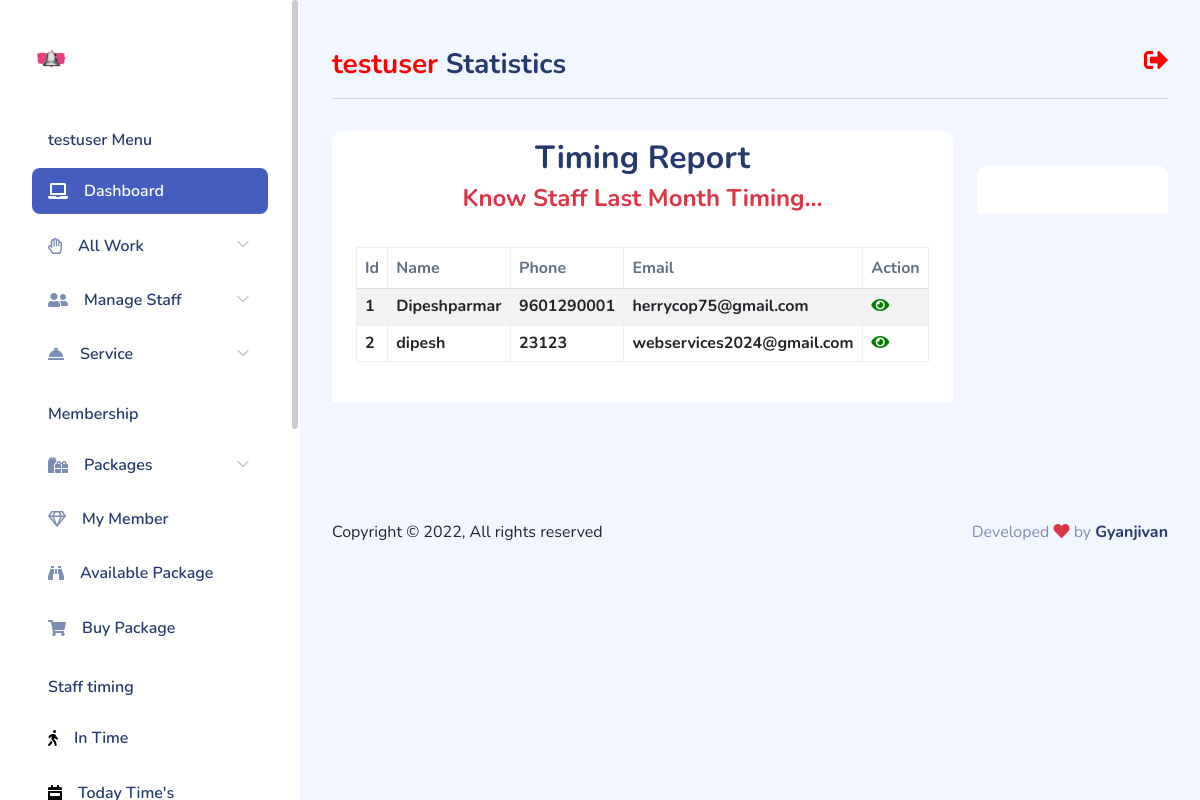
Screenshot of /client/timeing-report/ (signed in) with the database file from the repository.
### client/models.py (models this page shows, shortened)
class Staff(models.Model):
    user = models.ForeignKey(
        User, on_delete=models.CASCADE, null=True, blank=True)
    profile = models.ImageField(upload_to='staff/')
    name = models.CharField(max_length=100)
    phone = models.PositiveIntegerField()
    email = models.EmailField(max_length=100, null=True, blank=True)
    service = models.CharField(max_length=100, null=True, blank=True)
    fdate = models.DateTimeField(auto_now_add=True)

### client/views.py (the view)
# urls.py: path('timeing-report/', views.time_report, name='report'),
@user_passes_test(lambda u: u.is_authenticated, login_url='/')
def time_report(request):
    mo_time = Staff.objects.filter(user=request.user)
    context = {'data': mo_time}
    return render(request, 'client/time_report.html', context)

### client/templates/client/time_report.html (shortened to what this page needs)
{% extends "client/layout.html" %}
{% load static %}
{% block table %}
<div class="h2 text-center mt-2">Timing Report <br>
    <span class="h4 text-danger text-center">Know Staff Last Month Timing...</span>   </div>
<div class="card-header">
    <div class="table-responsive">
    <table class="table table-hover table-bordered table-striped">
        <thead>
          <tr>
            <th scope="col">Id</th>
            <th scope="col">Name</th>
            <th scope="col">Phone</th>
            <th scope="col">Email</th>
            <th scope="col">Action</th>
        </tr>
        </thead>
        <tbody>
            {% if data %}
                {% for dt in data %}
                    <tr class="text-dark h6">
                    <th scope="row">{{forloop.counter}}</th>
                    <td>{{dt.name}}</td>
                    <td>{{dt.phone}}</td>
                    <td>{{dt.email}}</td>
                    <td><a href="{% url 'get_rec' dt.name %}"><i class="fas fa-eye" style="color:green;"></i></a></td>
                    </tr>
                {% endfor %}
            {% else %}
            <center>
                <img src="{% static 'client/img/product-list.png' %}" class="img-fluid" alt="data not found" srcset="">
            </center>
            {% endif %}
        </tbody>
      </table>
    </div>
</div>
{% endblock table %}
{% block cardfeatur %}
<div class="card-header">
</div>
{% endblock cardfeatur %}

### client/templates/client/layout.html (shortened to what this page needs)
{% load static %}
<!DOCTYPE html>
<html lang="en">
<head>
    <link rel="stylesheet" href="https://use.fontawesome.com/releases/v5.11.2/css/all.css">
    <link rel="stylesheet" href="{% static 'client/css/bootstrap.css' %}">
    <link rel="stylesheet" href="{% static 'client/css/bold.css' %}">
    <link rel="stylesheet" href="{% static 'client/css/perfect-scrollbar.css' %}">
    <link rel="stylesheet" href="{% static 'client/css/bootstrap-icons.css' %}">
    <link rel="stylesheet" href="{% static 'client/css/app.css' %}">
</head>
<body>
    <div id="app">
        <div id="sidebar" class="active">
            <div class="sidebar-wrapper active">
    <div class="sidebar-header">
        <div class="d-flex justify-content-between">
            <div class="logo">
                <a href="index.html"><img src="{% static 'client/img/bell.png' %}"  class="img-fluid"  alt="Logo" srcset=""></a>
            </div>
        </div>
    </div>
    <div class="sidebar-menu">
        <ul class="menu">
            <li class="sidebar-title">{{request.user}} Menu</li>
            <li
                class="sidebar-item active ">
                <a href="{% url 'client' %}" class='sidebar-link'>
                    <i class="fas fa-laptop"></i>
                    <span>Dashboard</span>
                </a>
            </li>
            <li
                class="sidebar-item  has-sub">
                <a href="#" class='sidebar-link'>
                    <i class="far fa-hand-paper"></i>
                    <span>All Work</span>
                </a>
            </li>
            <li
                class="sidebar-item  has-sub">
                <a href="#" class='sidebar-link'>
                    <i class="fas fa-user-friends"></i>
                    <span>Manage Staff</span>
                </a>
            </li>
            <li
                class="sidebar-item  has-sub">
                <a href="#" class='sidebar-link'>
                    <i class="fas fa-concierge-bell" style=""></i>
                    <span>Service</span>
                </a>
            </li>
            <li class="sidebar-title">Membership</li>
            <li
                class="sidebar-item  has-sub">
                <a href="#" class='sidebar-link'>
                    <i class="fas fa-gifts"></i>
                    <span>Packages</span>
                </a>
            </li>
            <li
            class="sidebar-item  ">
            <a href="{% url 'paid_mem' %}" class='sidebar-link'>
                <i class="far fa-gem"></i>
                <span>My Member</span>
            </a>
            </li>
            <li
            class="sidebar-item  ">
            <a href="{% url 'avail' %}" class='sidebar-link'>
                <i class="fas fa-binoculars"></i>
                <span>Available Package</span>
            </a>
            </li>
            <li
                class="sidebar-item  ">
                <a href="{% url 'buy_pack' %}" class='sidebar-link'>
                    <i class="fas fa-shopping-cart"></i>
                    <span>  Buy Package</span>
                </a>
            </li>
            <li class="sidebar-title">Staff timing</li>
            <li
                class="sidebar-item  ">
                <a href="{% url 'timing' %}" class='sidebar-link'>
                    <i class="fas fa-walking" style="color:black;"></i>
                    <span>In Time</span>
                </a>
            </li>
            <li
                class="sidebar-item   ">
                <a href="{% url 'totime' %}" class='sidebar-link'>
                    <i class="fas fa-calendar-week" style="color:black;"></i>
                    <span>Today Time's</span>
                </a>
            </li>
        </ul>
    </div>
</div>
        </div>
        <div id="main">
<div class="page-heading">
    <div class="float-end">
        <a href="{% url 'logoutv' %}"  ><i class="fas fa-sign-out-alt" style="font-size:24px; color:red;"></i></a>
    </div>
    <h3> <span style="color:red;">{{request.user}}</span> Statistics</h3>
    <hr>
</div>
<div class="page-content">
    <section class="row">
        <div class="col-12 col-lg-9">
            <div class="row">
                <div class="col-12">
                    <div class="card">
                        {% block table %}{% endblock table %}
                    </div>
                </div>
            </div>
            <div class="row">
                <div class="col-12 col-xl-4">
                </div>
                <div class="col-12 col-xl-8">
                </div>
            </div>
        </div>
        <div class="col-12 col-lg-3">
            <div class="card">
                {% block cardfeatur %}{% endblock cardfeatur %}
            </div>
            </div>
        </section>
    </div>
            <footer class="black">
                <div class="footer clearfix mb-0 text-muted">
                    <div class="float-start text-dark">
                        <p>Copyright  &copy; {% now 'Y' %},   All rights reserved</p>
                    </div>
                    <div class="float-end">
                        <p>Developed <span class="text-danger"><i class="fas fa-heart"></i></span> by <a
                                href="" class="h6">Gyanjivan</a></p>
                    </div>
                </div>
            </footer>
        </div>
    </div>
</body>
</html>

### client/static/client/css/perfect-scrollbar.css (style rules this page uses)
.ps { overflow: hidden !important; overflow-anchor: none; -ms-overflow-style: none; touch-action: auto; -ms-touch-action: auto; }

### client/static/client/css/app.css (style rules this page uses)
.card { border:none;margin-bottom:2.2rem }
.card .card-header { border:none }
#sidebar.active .sidebar-wrapper { left:0 }
.sidebar-wrapper { background-color:#fff;bottom:0;height:100vh;overflow-y:auto;position:fixed;top:0;transition:left .5s ease-out;width:300px;z-index:10 }
.sidebar-wrapper .sidebar-header { font-size:2rem;font-weight:700;padding:2rem 2rem 1rem }
.sidebar-wrapper .sidebar-header img { height:1.2rem }
.sidebar-wrapper .menu { font-weight:600;margin-top:2rem;padding:0 2rem }
.sidebar-wrapper .menu .sidebar-title { color:#25396f;font-size:1rem;font-weight:600;list-style:none;margin:1.5rem 0 1rem;padding:0 1rem }
.sidebar-wrapper .menu .sidebar-link { align-items:center;border-radius:.5rem;color:#25396f;display:block;display:flex;font-size:1rem;padding:.7rem 1rem;text-decoration:none;transition:all .5s }
.sidebar-wrapper .menu .sidebar-link i,.sidebar-wrapper .menu .sidebar-link svg { color:#7c8db5 }
.sidebar-wrapper .menu .sidebar-link span { margin-left:1rem }
.sidebar-wrapper .menu .sidebar-item { list-style:none;margin-top:.5rem;position:relative }
.sidebar-wrapper .menu .sidebar-item.has-sub .sidebar-link:after { color:#ccc;display:block;position:absolute;right:15px;top:12px }
.sidebar-wrapper .menu .sidebar-item.active>.sidebar-link { background-color:#435ebe }
.sidebar-wrapper .menu .sidebar-item.active>.sidebar-link span { color:#fff }
.sidebar-wrapper .menu .sidebar-item.active>.sidebar-link i,.sidebar-wrapper .menu .sidebar-item.active>.sidebar-link svg { fill:#fff;color:#fff }
.dataTable-table td,.dataTable-table thead th,.table td,.table thead th { vertical-align:middle }
.dataTable-table:not(.table-borderless) thead th,.table:not(.table-borderless) thead th { border-bottom:1px solid #dedede!important }
#main { margin-left:300px;padding:2rem }
.page-heading { margin:0 0 2rem }
.page-heading h3 { font-weight:700 }
a { text-decoration:none }

### rows the page displays
Staff: name "Dipeshparmar", phone "9601290001", email "herrycop75@gmail.com"
Staff: name "dipesh", phone "23123", email "webservices2024@gmail.com"

### other values shown
{{ request.user }} "testuser"
